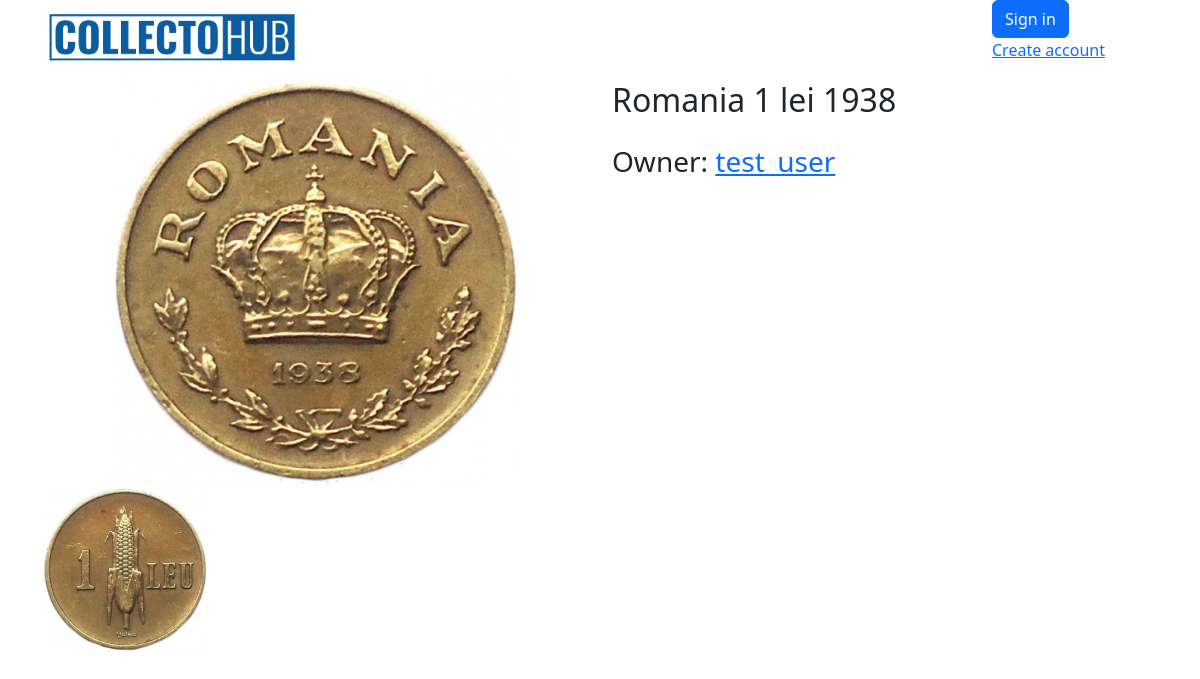
Before: /coin/10/ with the older database file.
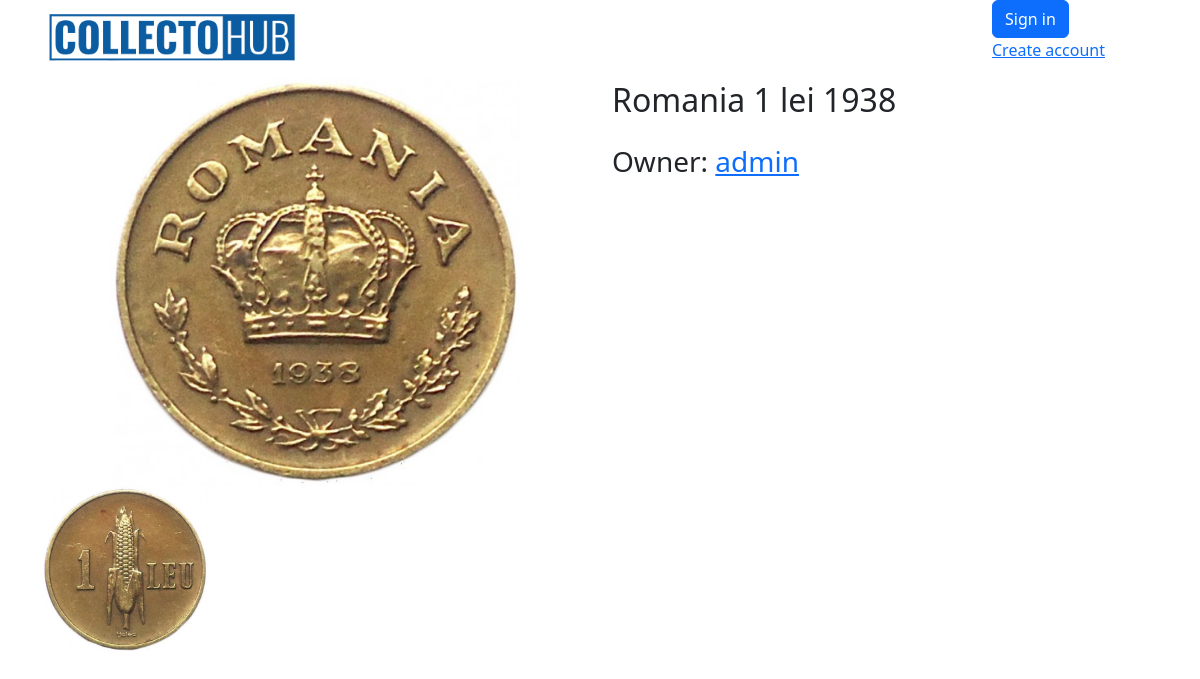
After: the same page with the newer database file.
### coins/models.py (models this page shows)
class Coin(models.Model):
    img_front = models.ImageField(upload_to='products_image', blank=True)
    img_back = models.ImageField(upload_to='products_image', blank=True)
    img_add_1 = models.ImageField(upload_to='products_image', blank=True)
    img_add_2 = models.ImageField(upload_to='products_image', blank=True)
    country = models.ForeignKey(Country, on_delete=models.CASCADE, related_name='coins')  # Reference to Country
    denomination = models.CharField(max_length=150)  # Denomination
    year = models.IntegerField()  # Year
    material = models.CharField(max_length=15, blank=True, choices=material_choices)  # Material
    safety = models.CharField(max_length=2, blank=True, choices=safety_choices)  # Optional field for admin use
    weight = models.FloatField(blank=True, null=True)  # Weight
    diameter = models.FloatField(blank=True, null=True)  # Diameter
    thickness = models.FloatField(blank=True, null=True)  # Thickness
    circulation = models.IntegerField(blank=True, null=True)  # Circulation
    owner = models.ForeignKey(User, on_delete=models.CASCADE, related_name='coins')
    box = models.ForeignKey('Box', on_delete=models.SET_NULL, blank=True, null=True, related_name='coins')
    status = models.CharField(max_length=1, choices=status_choices_coin, default='a')
    class Meta:
        verbose_name = 'Coin'
        verbose_name_plural = 'Coins'
    def __str__(self):
        return f'{self.country.name} - {self.denomination} - {self.year}'

class Country(models.Model):
    name = models.CharField(max_length=150, unique=True)
    continent = models.ForeignKey(Continent, on_delete=models.CASCADE, related_name="countries")
    class Meta:
        verbose_name = "Country"
        verbose_name_plural = "Countries"
    def __str__(self):
        return self.name

### coins/views.py (the view)
# urls.py: path('coin/<int:pk>/', views.CoinDetailView.as_view(), name='coin-detail'),
class CoinDetailView(DetailView):
    model = Coin
    extra_context = {
        'form': MessageForm(),
    }

### coins/templates/coins/coin_detail.html (shortened to what this page needs)
{% extends 'coins/base.html' %}
{% block content %}
<div class="row" >
    <div class="col-6 text-center">
        <img class="w-75" src="{{ coin.img_front.url }}" alt="">
        <div class="row">
            <div class="col-4">
                <img class="w-100" src="{{ coin.img_back.url }}" alt="">
            </div>
        </div>
    </div>
    <div class="col-6">
       <p class="fs-2">
            {{ coin.country }} {{ coin.denomination }} {{ coin.year }}
       </p>
       <p class="fs-3">
        Owner: <a href="{% url 'coins:user-cabinet' pk=coin.owner.id %}">{{ coin.owner }}</a>
       </p>
        <br>
    </div>
</div>
{% endblock %}

Changed rows visible on the page:
changed Coin "1 lei": owner "test_user" → "admin"
